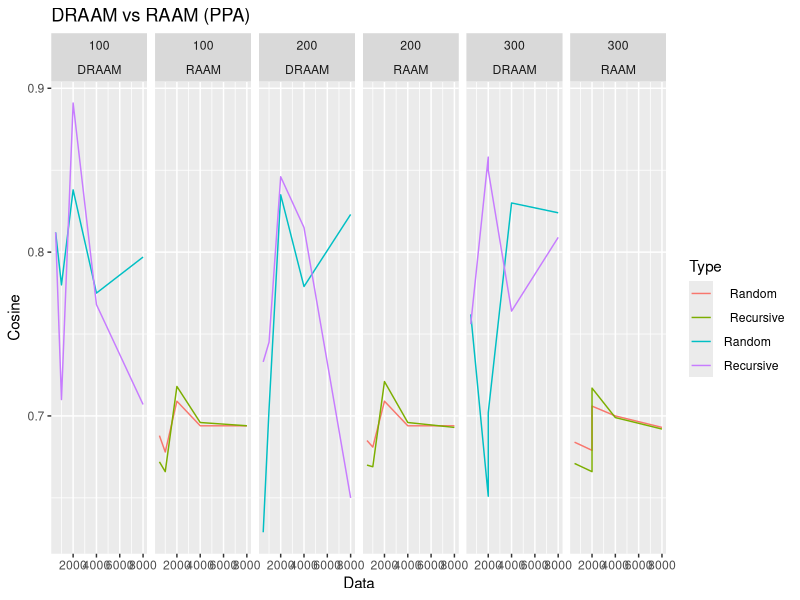
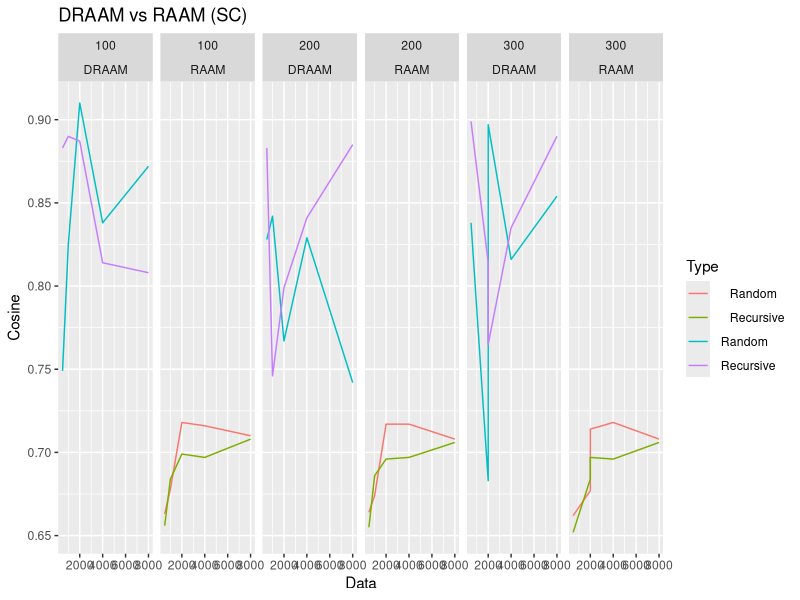
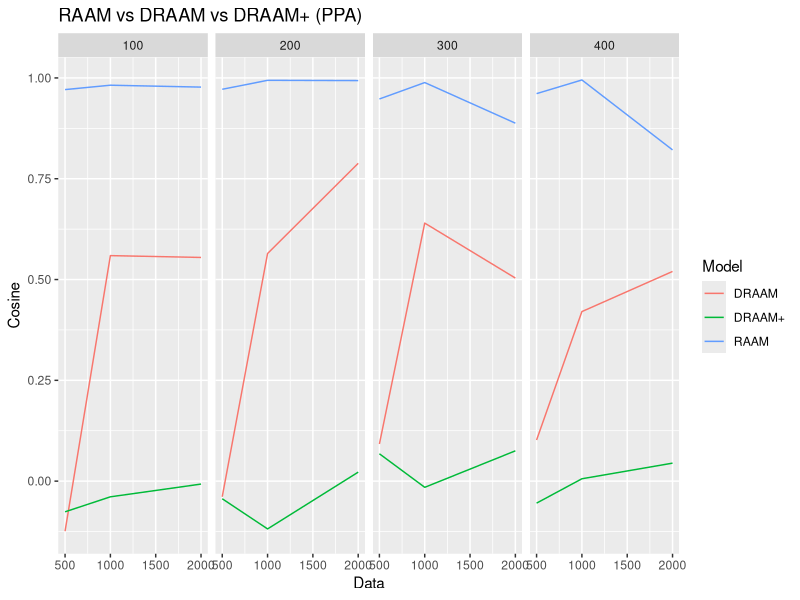
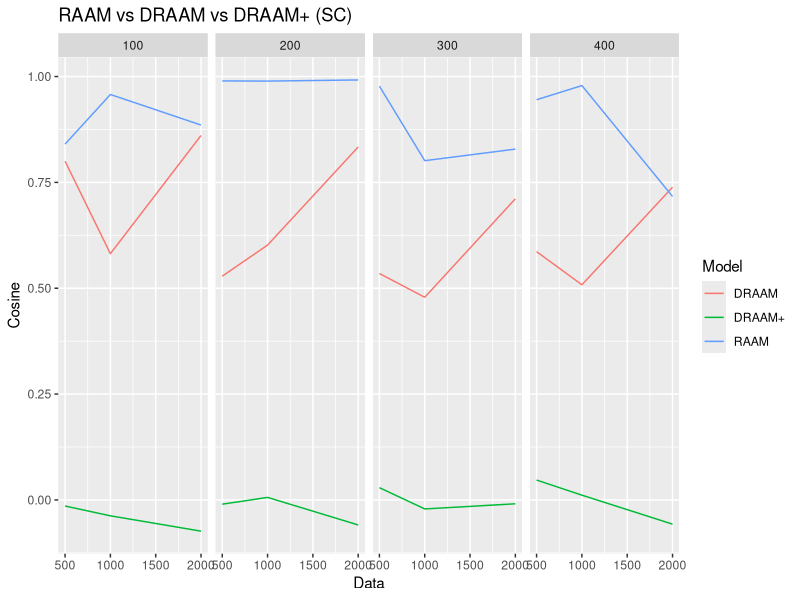
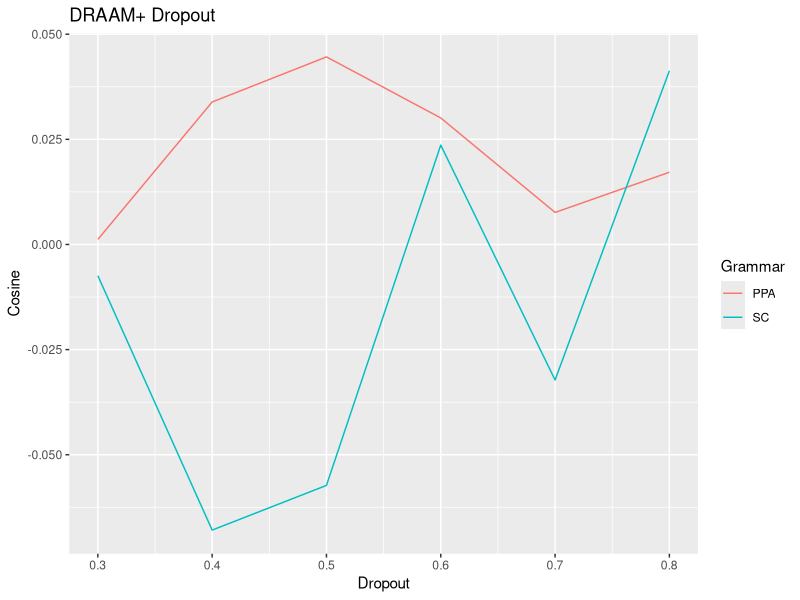
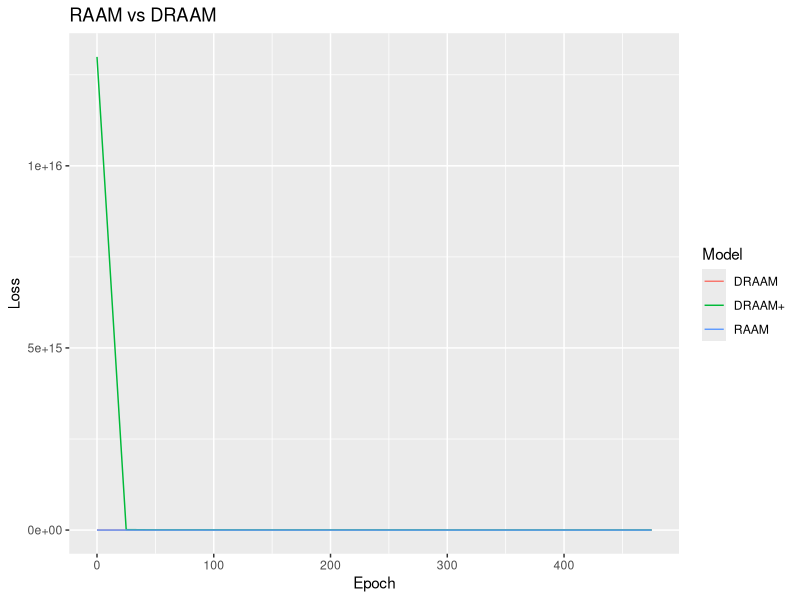

Here is the R script that generated these plots, in order:
# Plotting code for 394N Final Project

library(ggplot2)
library(dplyr)

# Load data files
one_hot <- read.csv("../logs/results_one_hot.csv")
draam <- read.csv("../logs/results_draam.csv")

# Add model names and drop NaNs
one_hot$Model <- "RAAM"
draam$Model <- "DRAAM"

# Combine and turn into data frame
combined <- data.frame(rbind(one_hot, draam))
combined$Type <- as.factor(combined$Type)

# Split based on data type
combined_ppa <- combined %>% filter(Test == "PPA")
combined_sc <- combined %>% filter(Test == "SC")

# Plot
ggplot(combined_ppa, aes(Data, Cosine)) + geom_line(aes(color=Type)) + facet_grid(~Hidden*Model) + ggtitle("DRAAM vs RAAM (PPA)")
ggplot(combined_sc, aes(Data, Cosine)) + geom_line(aes(color=Type)) + facet_grid(~Hidden*Model) + ggtitle("DRAAM vs RAAM (SC)")

# Read in experiment one data
total <- read.csv("../aws_logs/combined.csv")
total$Type <- as.factor(total$Type)
total$Grammar <- as.factor(total$Grammar)

total_ppa <- total %>% filter(Grammar == "PPA")
total_sc <- total %>% filter(Grammar == "SC")

ggplot(total_ppa, aes(Data, Cosine)) + geom_line(aes(color=Model))+ facet_grid(~Hidden) + ggtitle("RAAM vs DRAAM vs DRAAM+ (PPA)")
ggplot(total_sc, aes(Data, Cosine)) + geom_line(aes(color=Model))+ facet_grid(~Hidden) + ggtitle("RAAM vs DRAAM vs DRAAM+ (SC)")

# Read in dropout data
dropout <- read.csv("../aws_logs/dropout.csv")
dropout <- dropout %>% filter(Hidden == "400" & Data == "2000")

ggplot(dropout, aes(Dropout, Cosine)) + geom_line(aes(color=Grammar))+ ggtitle("DRAAM+ Dropout")

losses <- read.csv("../aws_logs/training_losses.csv")

ggplot(losses, aes(Epoch, Loss)) + geom_line(aes(color=Model)) + ggtitle("RAAM vs DRAAM")


